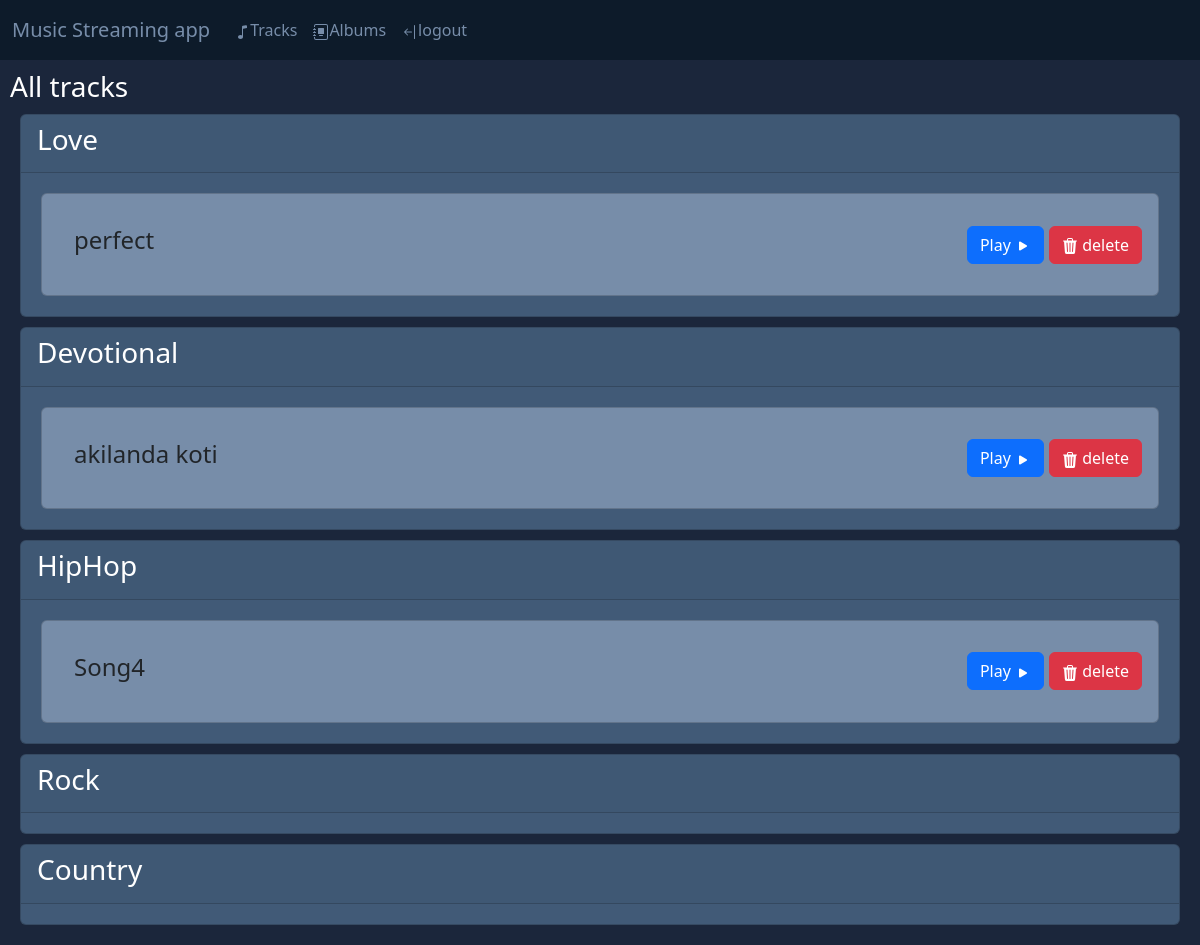
Page /Admin/Tracks on the committed database.
### main.py (models this page shows)
class Song(db.Model):
  __tablename__ = "Song"
  Sid = db.Column(db.Integer, primary_key=True, autoincrement=True)
  SongName = db.Column(db.String(80), nullable=False)
  SongLocation = db.Column(db.String(80), nullable=False)
  Genre = db.Column(db.String(80), nullable=False)
  Cid = db.Column(db.Integer, db.ForeignKey("Creator.id"), nullable=False)
  CoverImgLoc = db.Column(db.String(80))
  NoOfStreams = db.Column(db.Integer)
  artistName = db.Column(db.String(80))
  LyricsLoc = db.Column(db.String(80))
  ReleaseDate = db.Column(db.String(15))
  album_id = db.Column(db.Integer, db.ForeignKey('Albums.Aid'))
  AvgRating = db.Column(db.Integer, default=0)

### main.py (the view)
@app.route('/Admin/Tracks')
def adminTracks():
  with Session(engine) as session:
    Songs = session.query(Song).all()
    return render_template("AdminAllTracks.html", Songs=Songs, Genre=Genres)

### templates/AdminAllTracks.html (shortened to what this page needs)
<!DOCTYPE html>
<html>
     <head>
          <link rel="stylesheet" href="/static/css/style.css">
          <link href="https://cdn.jsdelivr.net/npm/bootstrap@5.3.2/dist/css/bootstrap.min.css" rel="stylesheet">
     </head>
     <body >
          <header>
               <nav  class="navbar navbar-expand-lg bg-body-tertiary" style="padding-top:0%; padding-bottom:0%">
                    <div class="container-fluid">
                         <a id="text" class="navbar-brand" href="/Admin/Dashboard">Music Streaming app</a>
                         <div class="collapse navbar-collapse" id="navbarTogglerDemo02" >
                              <ul class="navbar-nav me-auto mb-2 mb-lg-0">
                                   <li class="nav-item">
                                        <a id="text" class="nav-link active" aria-current="page" href="/Admin/Tracks">
                                                Tracks</a>
                                   </li>
                                   <li class="nav-item">
                                        <a id="text" class="nav-link active" href="/Admin/Albums">Albums</a>
                                   </li>
                                   <li class="nav-item">
                                        <a id="text" class="nav-link active" href="/adminLogin">logout</a>
                                   </li>
                              </ul>
                         </div>
                    </div>
               </nav>
          </header>
          <div id="main" style="padding: 10px;">
               <h3>All tracks</h3>
               {%for i in Genre%}
                    <div class="card" style="margin-top:10px;background-color:#415A77 ; color:white;">
                         <div class="card-header">
                              <h3>{{i}}</h3>
                         </div>
                         <div class="card-body" style="padding: 10px;">
                              {%for j in range(Songs|length)%}
                                   {%if(Songs[j].Genre==i)%}
                                        <div class="card" style="margin:10px;background-color: #778DA9;">
                                             <div class="card-body inner-card" style="display: flex;align-items:center">
                                                  <div class="card-body">
                                                       <h4>{{Songs[j].SongName}}</h4>
                                                  </div>
                                                  <div style="float: right;">
                                                       <button style="margin-left:5px" class="btn btn-primary"><a style="text-decoration: none;color:white" href="/Admin/Song/{{Songs[j].Sid}}/play">Play</a>
                                                            <svg xmlns="http://www.w3.org/2000/svg" width="16" height="16" fill="currentColor" class="bi bi-play-fill" viewBox="0 0 16 16">
                                             <path d="m11.596 8.697-6.363 3.692c-.54.313-1.233-.066-1.233-.697V4.308c0-.63.692-1.01 1.233-.696l6.363 3.692a.802.802 0 0 1 0 1.393z"/>
                                             </svg>
                                                       <button on style="margin-left:5px" class="btn btn-danger"><a style="text-decoration: none;color:white;" href="/Admin/Tracks/{{Songs[j].Sid}}/delete" >
                                                                                                              delete
                                                       </a>
                                                       </button>
                                                  </div>
                                             </div>
                                        </div>
                                   {%endif%}
                              {%endfor%}
                         </div>
                    </div>
               {%endfor%}
          </div>
     </body>
</html>

### static/css/style.css (style rules this page uses)
.card { margin:10px; border-radius: 30px; background-color: #778DA9; color: #0D1B2A; }
#text { color: #778DA9; }
.container-fluid { padding-top:10px; padding-bottom:10px; }
#main { background-color: #1B263B; color: white; }
.navbar { padding-top:0px; padding-bottom: 0px; }
button { border: 0; border-radius: 10px; margin:5px; padding: auto; }
html { font-family:'Times New Roman', Times, serif ; background-color:#1B263B; }
nav { padding:0; }
header { padding:0; margin:0; }
.container-fluid { padding-bottom: 10px; padding-top: 10px; background-color:#0D1B2A; }

### templates/AdminAllTracks.html (style rules this page uses)
.inner-card { display: inline; }
a { text-decoration: none; }

### rows in the picture
Song: SongName "perfect"
Song: SongName "akilanda koti"
Song: SongName "Song4"

### other values in the picture
{{ i }} "Love" "Devotional" "HipHop" "Rock" "Country"
